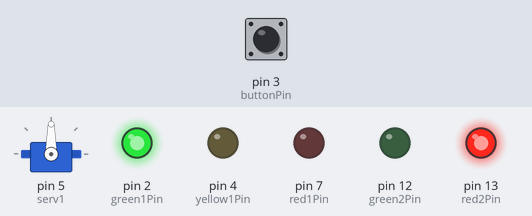
A sketch run on a simulated Arduino Uno, built with avr-gcc and run on an emulated ATmega328P. Parts: servo, output pins drawn as LEDs (lit = HIGH). The inputs (shaded band) are chosen by the test bench; at power-on: pin 3 (buttonPin) LOW.

Above: at 1.2 s.
1.3 s: pin 3 (buttonPin) pulled HIGH for 0.15 s
At 6.8 s:
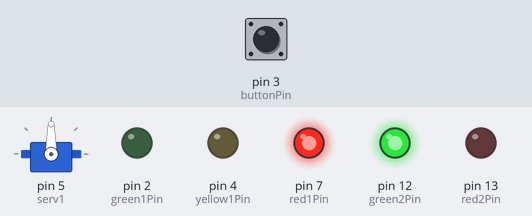
At 9.5 s:
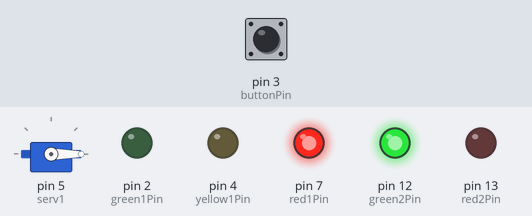
Timing chart, 0 to 19.8 s (numbered marks = the images above; inputs shaded):
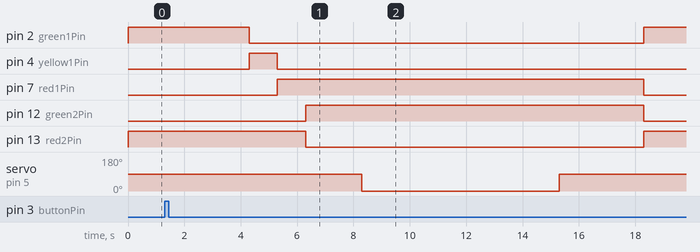

Measured:
- after the input at 1.3 s, pin 2 (green1Pin): HIGH → LOW after 3.0 s, → HIGH 14.0 s later; pin 4 (yellow1Pin): LOW → HIGH after 3.0 s, → LOW 1.0 s later; pin 7 (red1Pin): LOW → HIGH after 4.0 s, → LOW 13.0 s later; pin 12 (green2Pin): LOW → HIGH after 5.0 s, → LOW 12.0 s later; pin 13 (red2Pin): HIGH → LOW after 5.0 s, → HIGH 12.0 s later

The sketch:

sketch_mar17a.ino
```cpp
#include <Servo.h>
Servo serv1;
int buttonPin = 3; // ορίζουμε το pin που συνδέει το κουμπί
int red1Pin = 7; // ορίζουμε το pin του κόκκινου LED των αυτοκινήτων
int yellow1Pin = 4; // ορίζουμε το pin του κίτρινου LED των αυτοκινήτων
int green1Pin = 2; // ορίζουμε το pin του πράσινου LED των αυτοκινήτων
int red2Pin = 13; // ορίζουμε το pin του κόκκινου LED των πεζών
int green2Pin = 12; // ορίζουμε το pin του πράσινου LED των πεζών

int buttonState = 0; // αρχική κατάσταση του κουμπιού

void setup() {
  pinMode(buttonPin, INPUT); // ρυθμίζουμε το κουμπί ως είσοδο
  pinMode(red1Pin, OUTPUT); // ρυθμίζουμε τα LED ως έξοδο
  pinMode(yellow1Pin, OUTPUT);
  pinMode(green1Pin, OUTPUT);
  pinMode(red2Pin, OUTPUT);
  pinMode(green2Pin, OUTPUT);
  serv1.attach(5);
}

void loop() {
  buttonState = digitalRead(buttonPin); // διαβάζουμε την κατάσταση του κουμπιού

  if (buttonState == HIGH) { // αν το κουμπί πατηθεί

    digitalWrite(red1Pin, LOW); // κόκκινο φανάρι αυτοκινήτων
    digitalWrite(yellow1Pin, LOW); // κίτρινο φανάρι αυτοκινήτων
    digitalWrite(green1Pin, HIGH); // πράσινο φανάρι αυτοκινήτων
    digitalWrite(red2Pin, HIGH); // κόκκινο φανάρι πεζών
    digitalWrite(green2Pin, LOW); // πράσινο φανάρι πεζών
    delay(3000); // περιμένουμε 3 δευτερόλεπτα
    digitalWrite(yellow1Pin, HIGH); // κίτρινο φανάρι αυτοκινήτων
    digitalWrite(green1Pin, LOW); // πράσινο φανάρι αυτοκινήτων
    delay(1000); // περιμένουμε 1 δευτερόλεπτο
    digitalWrite(red1Pin, HIGH); // κόκκινο φανάρι αυτοκινήτων
    digitalWrite(yellow1Pin, LOW); // κίτρινο φανάρι αυτοκινήτων
    delay(1000); // περιμένουμε 1 δευτερόλεπτο
    digitalWrite(red2Pin, LOW); // κόκκινο φανάρι πεζών
    digitalWrite(green2Pin, HIGH); // πράσινο φανάρι πεζών
    delay(2000); // περιμένουμε 5 δευτερόλεπτα

    serv1.write(0);
    delay(7000);
    serv1.write(90);
    delay(3000);

    digitalWrite(green2Pin, LOW); // πράσινο φανάρι πεζών
    digitalWrite(red2Pin, HIGH); // κόκκινο φανάρι πεζών


} else { // αν το κουμπί δεν πατηθεί
    digitalWrite(red1Pin,LOW ); // κόκκινο φανάρι αυτοκινήτων
    digitalWrite(yellow1Pin, LOW); // κίτρινο φανάρι αυτοκινήτων
    digitalWrite(green1Pin, HIGH); // πράσινο φανάρι αυτοκινήτων
	digitalWrite(red2Pin, HIGH);
}
}
```
